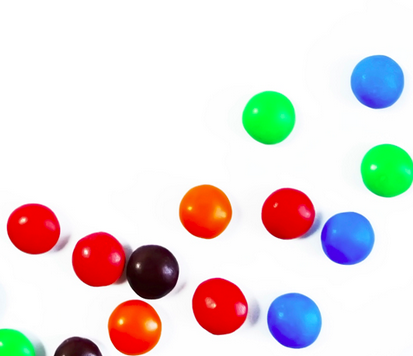
#> input picture smarties.png, 413 x 356 px, found by its file name
$ jupyter execute 'hsv object detection.ipynb'
#> lines starting #> are read from the running program, lines starting #| are printed output that depends on the picture; after the words box and inside, x2 and y2 are one past the last pixel; in counts of white or black regions, pixels touching at a corner belong together
[cell 1]
###   FOR IMAGE


import cv2
import numpy as np
def nothing(x):
    pass
cv2.namedWindow('track')
cv2.createTrackbar('LH','track',0,255,nothing)
#> slider 'LH' is set to 51
cv2.createTrackbar('LS','track',0,255,nothing)
#> slider 'LS' is set to 51
cv2.createTrackbar('LV','track',0,255,nothing)
#> slider 'LV' is set to 51
cv2.createTrackbar('UH','track',255,255,nothing)
cv2.createTrackbar('US','track',255,255,nothing)
cv2.createTrackbar('UV','track',255,255,nothing)
while True:
    img=cv2.imread('C:/Users/HP/Pictures/smarties.png')
#> img is the input picture: shape (356, 413, 3); mean B, G, R 219.1, 220.4, 228.9
    hsv=cv2.cvtColor(img,cv2.COLOR_BGR2HSV)
#> hsv: shape (356, 413, 3); mean H, S, V 27.8, 46.1, 247
    l_h=cv2.getTrackbarPos('LH','track')
    l_s=cv2.getTrackbarPos('LS','track')
    l_v=cv2.getTrackbarPos('LV','track')
    u_h=cv2.getTrackbarPos('UH','track')
    u_s=cv2.getTrackbarPos('US','track')
    u_v=cv2.getTrackbarPos('UV','track')

    l_b=np.array([l_h,l_s,l_v])
    u_b=np.array([u_h,u_s,u_v])
    mask=cv2.inRange(hsv,l_b,u_b)
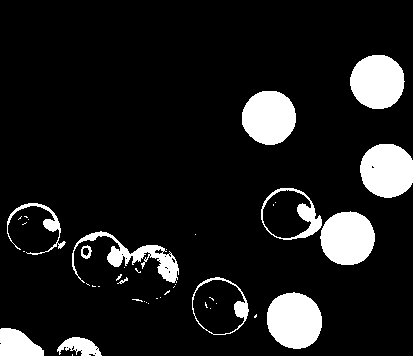
#> mask: shape (356, 413); 11.3% white; 43 white regions (30 under 20 px), largest, box (x1, y1, x2, y2) and area: (267, 292, 322, 349) 2465, (350, 55, 405, 109) 2330, (320, 211, 375, 265) 2326
    res=cv2.bitwise_and(img,img,mask=mask)
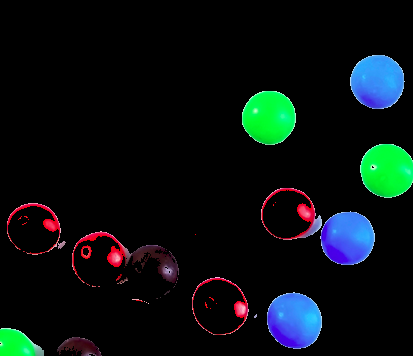
#> res: shape (356, 413, 3); mean B, G, R 16.6, 16.3, 8.1
    cv2.imshow('res',res)
    cv2.imshow('mask',mask)
    cv2.imshow('frame',img)
    key=cv2.waitKey(1)
#> (key Esc is pressed here)
    if key==27:
        break
cv2.destroyAllWindows()

[cell 2]
###FOR VIDEO
import cv2
import numpy as np
def nothing(x):
    pass
cv2.namedWindow('track')
cv2.createTrackbar('LH','track',0,255,nothing)
#> slider 'LH' is set to 51
cv2.createTrackbar('LS','track',0,255,nothing)
#> slider 'LS' is set to 51
cv2.createTrackbar('LV','track',0,255,nothing)
#> slider 'LV' is set to 51
cv2.createTrackbar('UH','track',255,255,nothing)
cv2.createTrackbar('US','track',255,255,nothing)
cv2.createTrackbar('UV','track',255,255,nothing)
cap=cv2.VideoCapture(0)
while True:
    _,frame=cap.read()
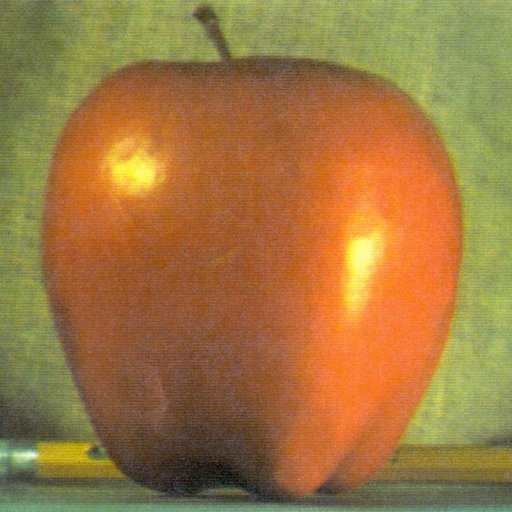
#> input picture apple.jpg, 512 x 512 px, given in place of the camera
#> frame is the input picture: shape (512, 512, 3); mean B, G, R 64.8, 119.7, 159.1
    hsv=cv2.cvtColor(frame,cv2.COLOR_BGR2HSV)
#> hsv: shape (512, 512, 3); mean H, S, V 21.7, 145.4, 163
    l_h=cv2.getTrackbarPos('LH','track')
    l_s=cv2.getTrackbarPos('LS','track')
    l_v=cv2.getTrackbarPos('LV','track')
    u_h=cv2.getTrackbarPos('UH','track')
    u_s=cv2.getTrackbarPos('US','track')
    u_v=cv2.getTrackbarPos('UV','track')

    l_b=np.array([l_h,l_s,l_v])
    u_b=np.array([u_h,u_s,u_v])
    mask=cv2.inRange(frame,l_b,u_b)
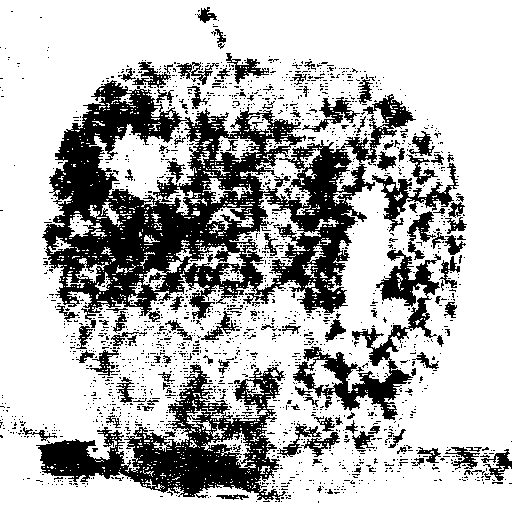
#> mask: shape (512, 512); 71.8% white; 1953 black regions (1838 under 20 px), largest, box (x1, y1, x2, y2) and area: (42, 80, 416, 328) 37366, (36, 364, 286, 502) 12284, (293, 250, 441, 420) 5629
    res=cv2.bitwise_and(frame,frame,mask=mask)
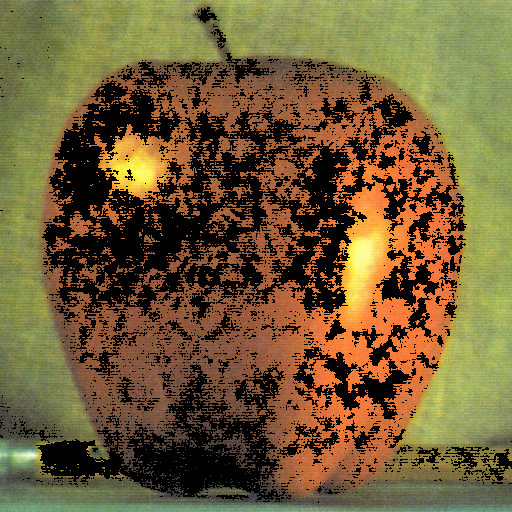
#> res: shape (512, 512, 3); mean B, G, R 53, 92.4, 111.9
    cv2.imshow('frame',frame)
    cv2.imshow('mask',mask)
    cv2.imshow('res',res)
    key=cv2.waitKey(1)
#> (key Esc is pressed here)
    if key==27:
        break
cap.release()
cv2.destroyAllWindows()
